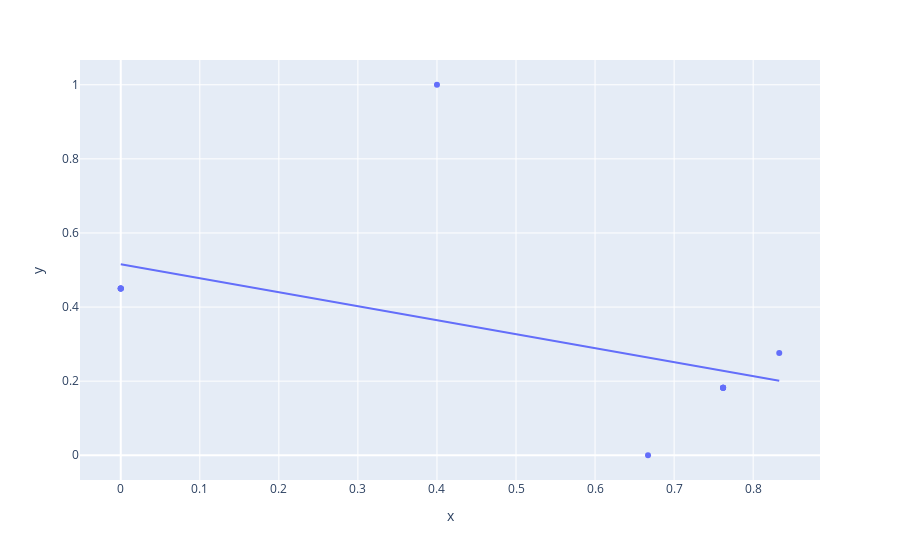

The code cell stored with this chart in its notebook:
### Code cell
import plotly.express as px
fig = px.scatter(x=Centers["FT%"], y=Centers["3P%"],trendline="ols")
fig.show()

### Figure 1 — Plotly figure (JSON) as saved in the notebook; plotly's stock layout.template omitted (floating-point values rounded to 4 significant figures)
{"data": [{"hovertemplate": "x=%{x}<br>y=%{y}<extra></extra>", "legendgroup": "", "marker": {"color": "#636efa", "symbol": "circle"}, "mode": "markers", "name": "", "orientation": "v", "showlegend": false, "type": "scatter", "x": [0.762, 0.762, 0.762, 0.762, 0.667, 0, 0, 0, 0, 0.4, 0.833], "xaxis": "x", "y": [0.182, 0.182, 0.182, 0.182, 0, 0.45, 0.45, 0.45, 0.45, 1, 0.276], "yaxis": "y"}, {"hovertemplate": "<b>OLS trendline</b><br>y = -0.377217 * x + 0.515497<br>R<sup>2</sup>=0.282419<br><br>x=%{x}<br>y=%{y} <b>(trend)</b><extra></extra>", "legendgroup": "", "marker": {"color": "#636efa", "symbol": "circle"}, "mode": "lines", "name": "", "showlegend": false, "type": "scatter", "x": [0, 0, 0, 0, 0.4, 0.667, 0.762, 0.762, 0.762, 0.762, 0.833], "xaxis": "x", "y": [0.5155, 0.5155, 0.5155, 0.5155, 0.3646, 0.2639, 0.2281, 0.2281, 0.2281, 0.2281, 0.2013], "yaxis": "y"}], "layout": {"legend": {"tracegroupgap": 0}, "margin": {"t": 60}, "xaxis": {"anchor": "y", "domain": [0, 1], "title": {"text": "x"}}, "yaxis": {"anchor": "x", "domain": [0, 1], "title": {"text": "y"}}}}
